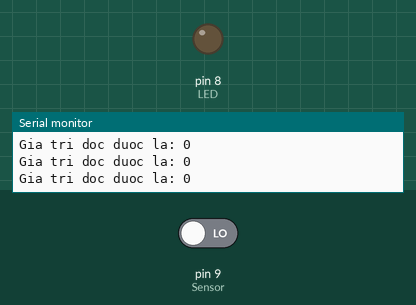
Simulated run of this sketch. Board: Arduino Uno, built with avr-gcc and run on an emulated ATmega328P. Parts: output pins drawn as LEDs (lit = HIGH), the last lines printed to the serial monitor. Inputs (shaded band) come from the test bench; at power-on: pin 9 (Sensor) LOW.

Above: at 1.2 s.
1.3 s: pin 9 (Sensor) driven HIGH
At 2.4 s:
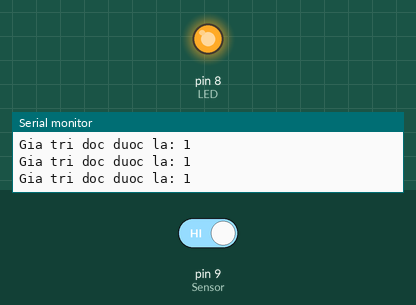
2.9 s: pin 9 (Sensor) driven LOW
At 3.8 s:
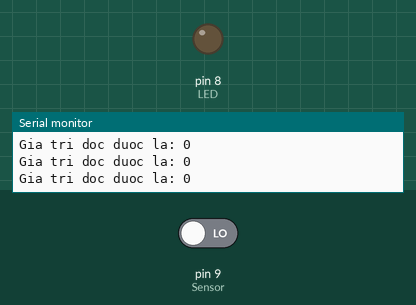
Timing chart, 0 to 5.9 s (numbered marks = the images above; inputs shaded):
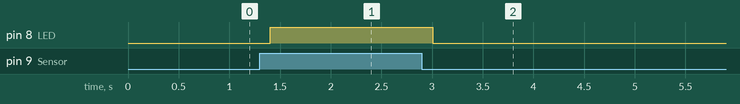

Measured:
- after the input at 1.3 s, pin 8 (LED): LOW → HIGH after 0.10 s
- after the input at 2.9 s, pin 8 (LED): HIGH → LOW after 0.11 s

The sketch:

Vibration_sensor.ino
```cpp
/*Vibration sensor tutorial.
  created by the SriTu Tech team.
  Read the code below and use it for any of your creation.
  https://srituhobby.com
*/

#define LED 8
#define Sensor 9
void setup() {
  Serial.begin(9600);
  pinMode(Sensor, INPUT);
  pinMode(LED, OUTPUT);
}
void loop() {
  bool value = digitalRead(Sensor);
  delay(100);
  Serial.print("Gia tri doc duoc la: ");
  Serial.println(value);
  if (value == 1) {
    digitalWrite(LED,HIGH);
  }else if(value == 0){
    digitalWrite(LED,LOW);
  }
}
```
